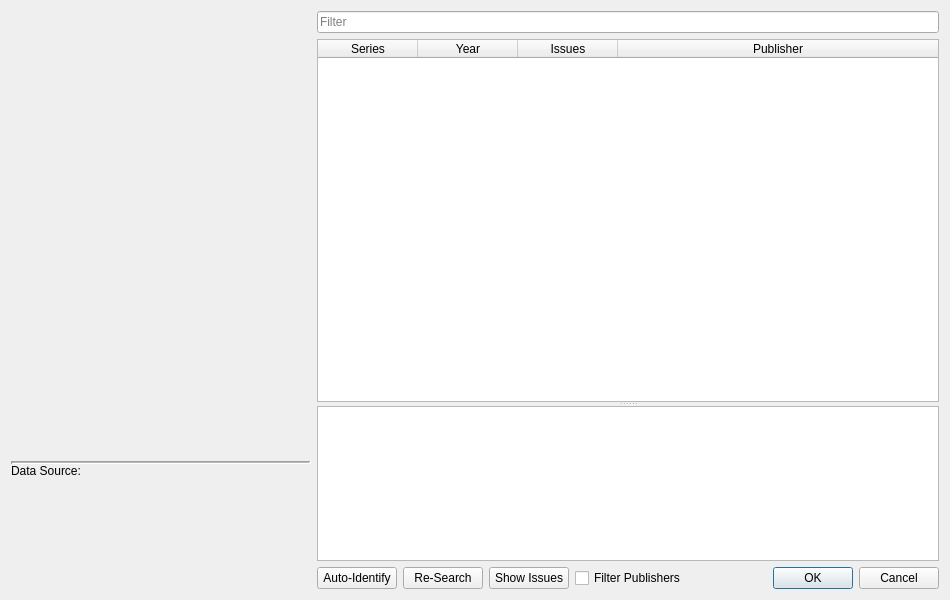
<?xml version="1.0" encoding="UTF-8"?>
<ui version="4.0">
 <class>SeriesSelectionWindow</class>
 <widget class="QDialog" name="SeriesSelectionWindow">
  <property name="geometry">
   <rect>
    <x>0</x>
    <y>0</y>
    <width>950</width>
    <height>600</height>
   </rect>
  </property>
  <property name="windowTitle">
   <string>Select Series</string>
  </property>
  <property name="sizeGripEnabled">
   <bool>false</bool>
  </property>
  <layout class="QGridLayout" name="gridLayout">
   <item row="0" column="2">
    <layout class="QHBoxLayout" name="horizontalLayout_2">
     <item>
      <layout class="QVBoxLayout" name="verticalLayout_3">
       <property name="spacing">
        <number>0</number>
       </property>
       <property name="sizeConstraint">
        <enum>QLayout::SetMaximumSize</enum>
       </property>
       <property name="leftMargin">
        <number>0</number>
       </property>
       <item alignment="Qt::AlignTop">
        <widget class="QWidget" name="imageContainer" native="true">
         <property name="sizePolicy">
          <sizepolicy hsizetype="Preferred" vsizetype="Preferred">
           <horstretch>0</horstretch>
           <verstretch>0</verstretch>
          </sizepolicy>
         </property>
         <property name="minimumSize">
          <size>
           <width>300</width>
           <height>450</height>
          </size>
         </property>
         <property name="maximumSize">
          <size>
           <width>300</width>
           <height>450</height>
          </size>
         </property>
        </widget>
       </item>
       <item>
        <widget class="Line" name="line">
         <property name="lineWidth">
          <number>2</number>
         </property>
         <property name="midLineWidth">
          <number>1</number>
         </property>
         <property name="orientation">
          <enum>Qt::Horizontal</enum>
         </property>
        </widget>
       </item>
       <item>
        <widget class="QLabel" name="lblSourceName">
         <property name="sizePolicy">
          <sizepolicy hsizetype="Preferred" vsizetype="Preferred">
           <horstretch>0</horstretch>
           <verstretch>0</verstretch>
          </sizepolicy>
         </property>
         <property name="maximumSize">
          <size>
           <width>300</width>
           <height>16777215</height>
          </size>
         </property>
         <property name="text">
          <string>Data Source:</string>
         </property>
         <property name="alignment">
          <set>Qt::AlignLeading|Qt::AlignLeft|Qt::AlignTop</set>
         </property>
         <property name="openExternalLinks">
          <bool>true</bool>
         </property>
        </widget>
       </item>
       <item>
        <widget class="QWidget" name="imageSourceLogo" native="true">
         <property name="minimumSize">
          <size>
           <width>300</width>
           <height>100</height>
          </size>
         </property>
         <property name="maximumSize">
          <size>
           <width>300</width>
           <height>16777215</height>
          </size>
         </property>
        </widget>
       </item>
      </layout>
     </item>
     <item>
      <layout class="QVBoxLayout" name="verticalLayout">
       <item>
        <widget class="QLineEdit" name="leFilter">
         <property name="placeholderText">
          <string>Filter</string>
         </property>
        </widget>
       </item>
       <item>
        <widget class="QSplitter" name="splitter">
         <property name="orientation">
          <enum>Qt::Vertical</enum>
         </property>
         <property name="childrenCollapsible">
          <bool>false</bool>
         </property>
         <widget class="QTableWidget" name="twList">
          <property name="sizePolicy">
           <sizepolicy hsizetype="Expanding" vsizetype="Expanding">
            <horstretch>0</horstretch>
            <verstretch>7</verstretch>
           </sizepolicy>
          </property>
          <property name="minimumSize">
           <size>
            <width>0</width>
            <height>0</height>
           </size>
          </property>
          <property name="selectionMode">
           <enum>QAbstractItemView::SingleSelection</enum>
          </property>
          <property name="selectionBehavior">
           <enum>QAbstractItemView::SelectRows</enum>
          </property>
          <property name="rowCount">
           <number>0</number>
          </property>
          <property name="columnCount">
           <number>4</number>
          </property>
          <attribute name="horizontalHeaderStretchLastSection">
           <bool>true</bool>
          </attribute>
          <attribute name="verticalHeaderVisible">
           <bool>false</bool>
          </attribute>
          <column>
           <property name="text">
            <string>Series</string>
           </property>
          </column>
          <column>
           <property name="text">
            <string>Year</string>
           </property>
          </column>
          <column>
           <property name="text">
            <string>Issues</string>
           </property>
          </column>
          <column>
           <property name="text">
            <string>Publisher</string>
           </property>
          </column>
         </widget>
         <widget class="QTextEdit" name="teDetails">
          <property name="sizePolicy">
           <sizepolicy hsizetype="Expanding" vsizetype="Expanding">
            <horstretch>0</horstretch>
            <verstretch>3</verstretch>
           </sizepolicy>
          </property>
          <property name="maximumSize">
           <size>
            <width>16777215</width>
            <height>16777215</height>
           </size>
          </property>
          <property name="readOnly">
           <bool>true</bool>
          </property>
          <property name="textInteractionFlags">
           <set>Qt::LinksAccessibleByMouse|Qt::TextSelectableByMouse</set>
          </property>
         </widget>
        </widget>
       </item>
       <item>
        <layout class="QHBoxLayout" name="horizontalLayout">
         <item>
          <widget class="QPushButton" name="btnAutoSelect">
           <property name="text">
            <string>Auto-Identify</string>
           </property>
          </widget>
         </item>
         <item>
          <widget class="QPushButton" name="btnRequery">
           <property name="text">
            <string>Re-Search</string>
           </property>
          </widget>
         </item>
         <item>
          <widget class="QPushButton" name="btnIssues">
           <property name="text">
            <string>Show Issues</string>
           </property>
          </widget>
         </item>
         <item>
          <widget class="QCheckBox" name="cbxFilter">
           <property name="toolTip">
            <string>Filter the publishers based on the publisher filter.</string>
           </property>
           <property name="text">
            <string>Filter Publishers</string>
           </property>
          </widget>
         </item>
         <item>
          <widget class="QDialogButtonBox" name="buttonBox">
           <property name="orientation">
            <enum>Qt::Horizontal</enum>
           </property>
           <property name="standardButtons">
            <set>QDialogButtonBox::Cancel|QDialogButtonBox::Ok</set>
           </property>
          </widget>
         </item>
        </layout>
       </item>
      </layout>
     </item>
    </layout>
   </item>
  </layout>
 </widget>
 <resources/>
 <connections>
  <connection>
   <sender>buttonBox</sender>
   <signal>accepted()</signal>
   <receiver>SeriesSelectionWindow</receiver>
   <slot>accept()</slot>
   <hints>
    <hint type="sourcelabel">
     <x>248</x>
     <y>254</y>
    </hint>
    <hint type="destinationlabel">
     <x>157</x>
     <y>274</y>
    </hint>
   </hints>
  </connection>
  <connection>
   <sender>buttonBox</sender>
   <signal>rejected()</signal>
   <receiver>SeriesSelectionWindow</receiver>
   <slot>reject()</slot>
   <hints>
    <hint type="sourcelabel">
     <x>316</x>
     <y>260</y>
    </hint>
    <hint type="destinationlabel">
     <x>286</x>
     <y>274</y>
    </hint>
   </hints>
  </connection>
 </connections>
</ui>
